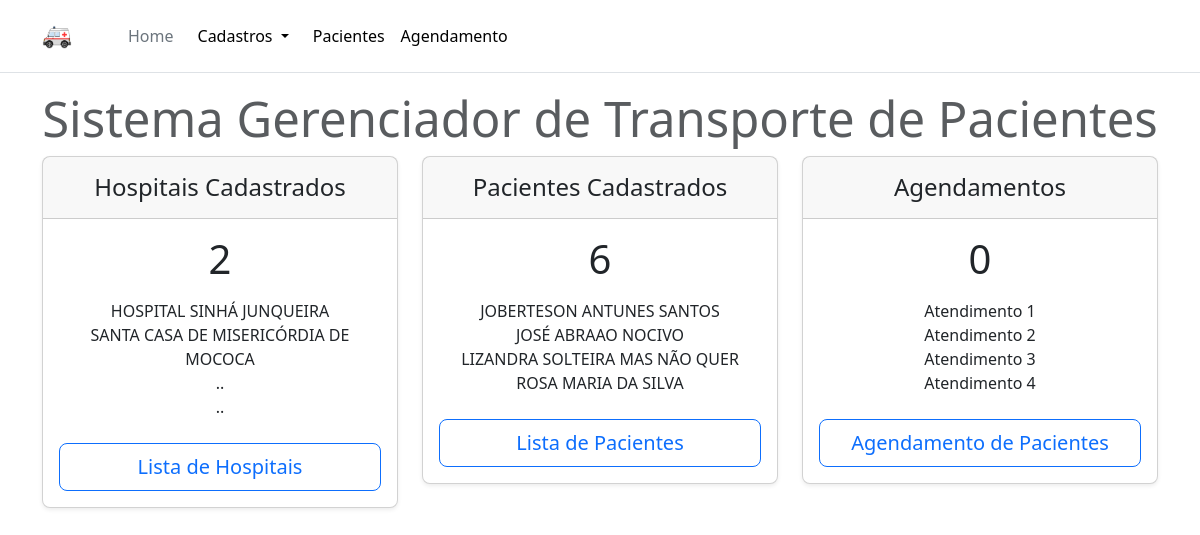
Before: / with the older database file.
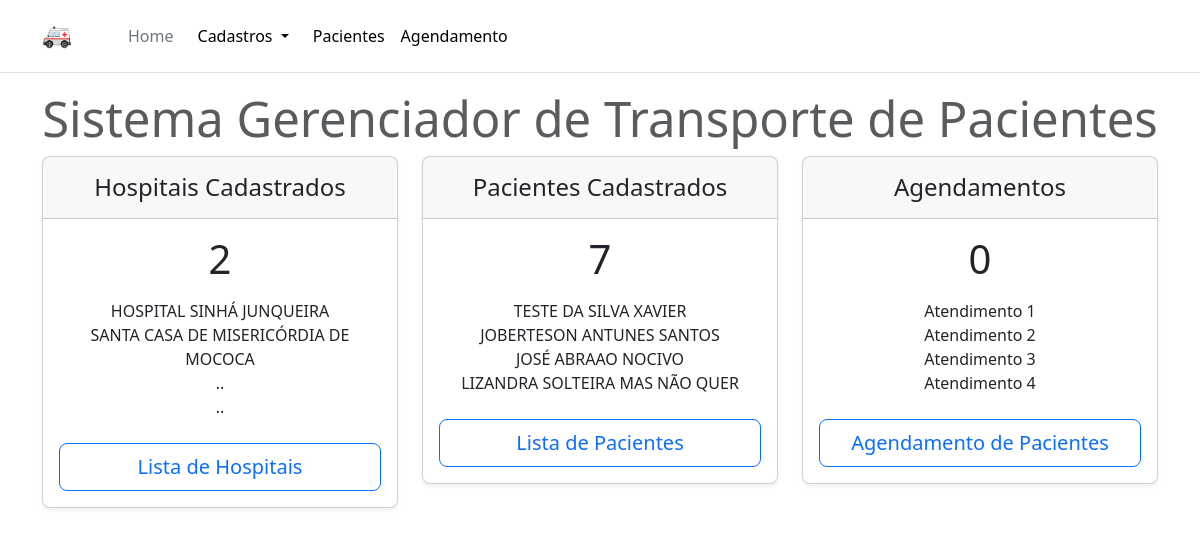
After: the same page with the newer database file.
### models.py (models this page shows, shortened)
class Hospital (Base):
    __tablename__ = "HOSPITAL"
    hospital_id = Column(INTEGER, primary_key=True)
    endereco_id = Column(INTEGER, nullable=False)
    nome = Column(TEXT(250), nullable=False)

class Paciente (Base):
    __tablename__ = "PACIENTE"
    paciente_id = Column(INTEGER, primary_key=True)
    cidade_id = Column(INTEGER, nullable=False)
    nome = Column(TEXT(250), nullable=False)
    data_nasc = Column(TEXT(10), nullable=False)
    tel_1 = Column(TEXT(11), nullable=False)
    tel_2 = Column(TEXT(11), nullable=True)
    logradouro = Column(TEXT(400), nullable=False)
    numero = Column(TEXT(20), nullable=False)
    complemento = Column(TEXT(50), nullable=False)
    cep = Column(TEXT(10), nullable=False)

### app.py (the view)
@app.route("/")
def index():
    num_hospitais = session.query(func.count(Hospital.hospital_id)).scalar()
    num_pacientes = session.query(func.count(Paciente.paciente_id)).scalar()
    num_agendamentos = session.query(func.count(Agendamento.agendamento_id)).scalar()
    sql = select(Hospital).order_by(Hospital.hospital_id.desc())
    hospitais = session.scalars(sql)
    lt_hospitais = []
    num_hos = 0
    for hospital in hospitais:
        num_hos = num_hos + 1
        lt_hospitais.append(hospital.nome)
        if num_hos > 3:
            break
    if num_hos < 4:
        for x in range(4 - num_hos):
            lt_hospitais.append("..")
    sql = select(Paciente).order_by(Paciente.paciente_id.desc())
    pacientes = session.scalars(sql)
    lt_pacientes = []
    num_pac = 0
    for paciente in pacientes:
        num_pac = num_pac + 1
        lt_pacientes.append(paciente.nome)
        if num_pac > 3:
            break
    if num_pac < 4:
        for x in range(4 - num_pac):
            lt_pacientes.append("..")
    return render_template('index.html', hospitais=num_hospitais, pacientes=num_pacientes, agendamentos=num_agendamentos, lt_hospitais=lt_hospitais, lt_pacientes=lt_pacientes)

### templates/index.html
{% extends 'base.html' %}
{% block content %}
    <h1 class="display-4 fw-normal d-flex justify-content-center"><small class="text-body-secondary fw-light">Sistema Gerenciador de Transporte de Pacientes</small></h1>
    <div class="row row-cols-1 row-cols-md-3 mb-3 text-center">
        <div class="col">
            <div class="card mb-4 rounded-3 shadow-sm">
                <div class="card-header py-3">
                    <h4 class="my-0 fw-normal">Hospitais Cadastrados</h4>
                </div>
                <div class="card-body">
                    <h1 class="card-title pricing-card-title">{{hospitais}}</h1>
                    <ul class="list-unstyled mt-3 mb-4">
                        {% for hospital in lt_hospitais %}
                        <li>{{hospital}}</li>
                        {% endfor %}
                    </ul>
                    <button type="button" class="w-100 btn btn-lg btn-outline-primary">Lista de Hospitais</button>
                </div>
            </div>
        </div>
        <div class="col">
            <div class="card mb-4 rounded-3 shadow-sm">
                <div class="card-header py-3">
                    <h4 class="my-0 fw-normal">Pacientes Cadastrados</h4>
                </div>
                <div class="card-body">
                    <h1 class="card-title pricing-card-title">{{pacientes}}</h1>
                    <ul class="list-unstyled mt-3 mb-4">
                        {% for paciente in lt_pacientes %}
                        <li>{{paciente}}</li>
                        {% endfor %}
                    </ul>
                    <div class="col-12">
                        <a class="w-100 btn btn-lg btn-outline-primary" href="/pacientes">
                            Lista de Pacientes
                        </a>
                    </div>
                </div>
            </div>
        </div>
        <div class="col">
            <div class="card mb-4 rounded-3 shadow-sm">
                <div class="card-header py-3">
                    <h4 class="my-0 fw-normal">Agendamentos</h4>
                </div>
                <div class="card-body">
                    <h1 class="card-title pricing-card-title">{{agendamentos}}</h1>
                    <ul class="list-unstyled mt-3 mb-4">
                        <li>Atendimento 1</li>
                        <li>Atendimento 2</li>
                        <li>Atendimento 3</li>
                        <li>Atendimento 4</li>
                    </ul>
                    <div class="col-12">
                        <a class="w-100 btn btn-lg btn-outline-primary" href="/agendamentos">
                            Agendamento de Pacientes
                        </a>
                    </div>
                </div>
            </div>
        </div>
      </div>
{% endblock %}

Changed rows visible on the page:
no longer on this page (row unchanged): Paciente: NOME "ROSA MARIA DA SILVA"
added Paciente: NOME "TESTE DA SILVA XAVIER"
Other visible differences:
{{ pacientes }}: "6" → "7"
